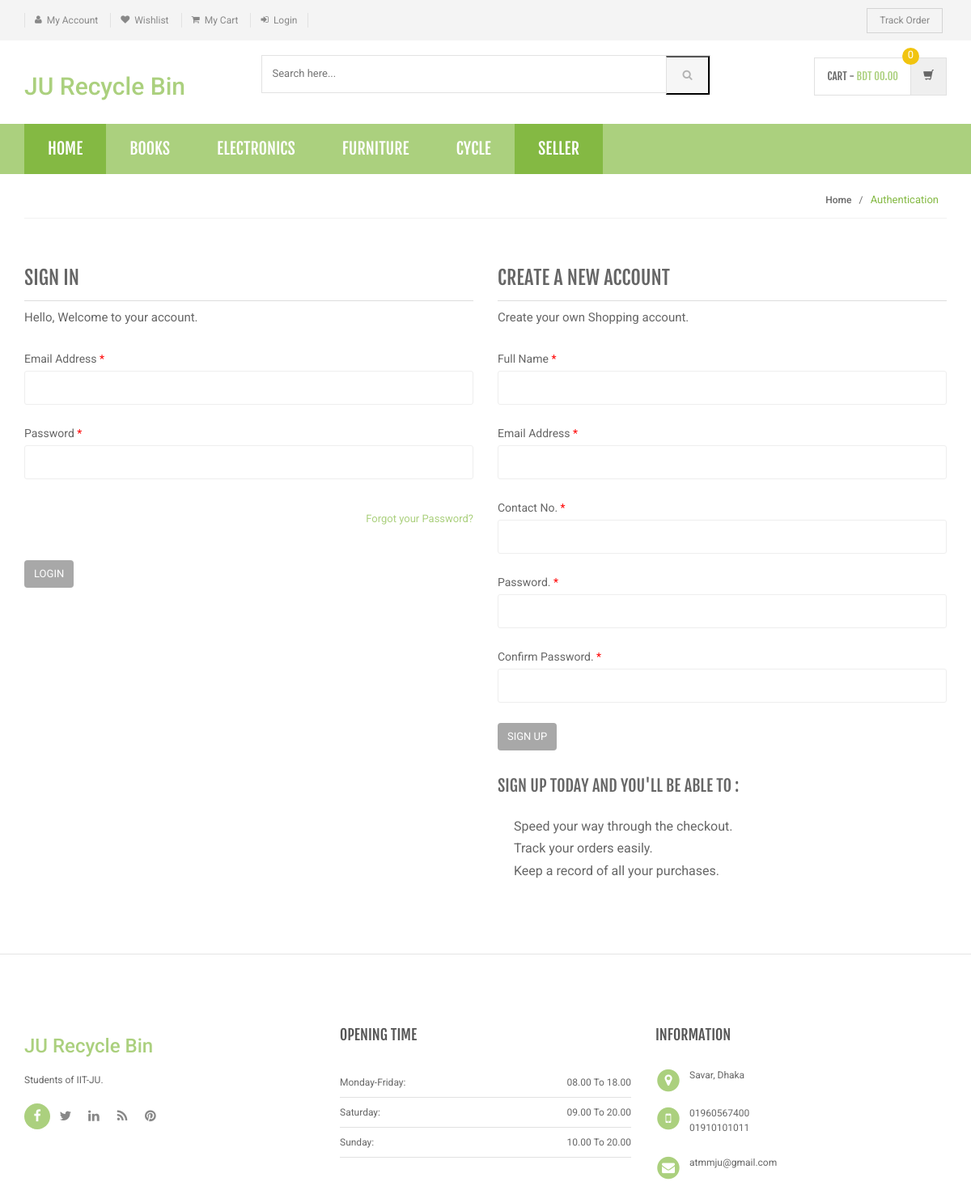
The page /login.php on the database its author committed.
### tables this page shows
CREATE TABLE `category` (
  `id` int(11) NOT NULL,
  `categoryName` varchar(255) DEFAULT NULL,
  `categoryDescription` longtext,
  `creationDate` timestamp NOT NULL DEFAULT CURRENT_TIMESTAMP,
  `updationDate` varchar(255) DEFAULT NULL
);

### includes/menu-bar.php (the view, shortened to what this page needs)
<div class="header-nav animate-dropdown">
    <div class="container">
        <div class="yamm navbar navbar-default" role="navigation">
            <div class="nav-bg-class">
                <div class="navbar-collapse collapse" id="mc-horizontal-menu-collapse">
	<div class="nav-outer">
		<ul class="nav navbar-nav">
			<li class="active dropdown yamm-fw">
				<a href="index.php" data-hover="dropdown" class="dropdown-toggle">Home</a>
			</li>
              <?php $sql=mysqli_query($con,"select id,categoryName  from category limit 6");
while($row=mysqli_fetch_array($sql))
{
    ?>
			<li class="dropdown yamm">
				<a href="category.php?cid=<?php echo $row['id'];?>"> <?php echo $row['categoryName'];?></a>
			</li>
			<?php } ?>
            <li class="active dropdown yamm-fw">
            <a href="seller-insert.php" data-hover="dropdown" class="dropdown-toggle">Seller</a>
          </li>
		</ul>
		<div class="clearfix"></div>
	</div>
</div>
            </div>
        </div>
    </div>
</div>

### assets/css/green.css (style rules this page uses)
a { color: #abd07e; }
.header-style-1 .header-nav { background: #abd07e; }
.cnt-home .header-style-1 .header-nav .navbar .navbar-nav > li.active { background: #84b943; }

### assets/css/lightbox.css (style rules this page uses)
body:after { content: url(../images/close.png) url(../images/loading.gif) url(../images/prev.png) url(../images/next.png); display: none; }

### assets/css/blue.css (style rules this page uses)
a { color: #3498db; }
.header-style-1 .header-nav { background: #3498db; }
.cnt-home .header-style-1 .header-nav .navbar .navbar-nav > li.active { background: #1d6ca1; }

### assets/css/red.css (style rules this page uses)
a { color: #ff6c6c; }
.header-style-1 .header-nav { background: #ff6c6c; }
.cnt-home .header-style-1 .header-nav .navbar .navbar-nav > li.active { background: #ff1a1a; }

### assets/css/orange.css (style rules this page uses)
a { color: #f39c12; }
.header-style-1 .header-nav { background: #f39c12; }
.cnt-home .header-style-1 .header-nav .navbar .navbar-nav > li.active { background: #ab6c09; }

### assets/css/dark-green.css (style rules this page uses)
a { color: #12cca7; }
.header-style-1 .header-nav { background: #12cca7; }
.cnt-home .header-style-1 .header-nav .navbar .navbar-nav > li.active { background: #0b816a; }

### rows shown on the page
category: categoryName "BOOKS"
category: categoryName "ELECTRONICS"
category: categoryName "FURNITURE"
category: categoryName "CYCLE"
